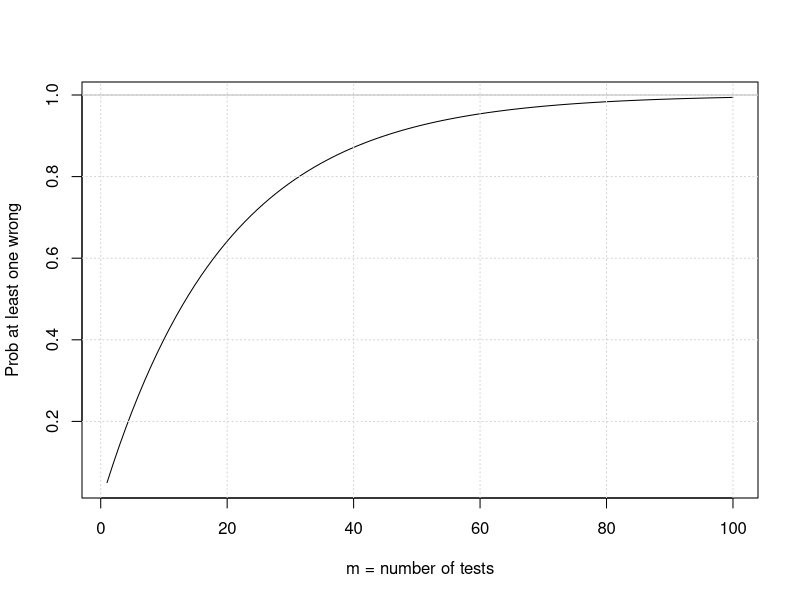

Recreate this plot in R. (Note: this script raises an error after producing the figure.)
## ---- chunk 1
library(tidyverse)
## ---- chunk 2

fastlm = function(xx,yy)
{
  ## compute betahat (regression coef) and pvalue with Ftest
  ## for now it does not take covariates

  df1 = 2
  df0 = 1
  ind = !is.na(xx) & !is.na(yy)
  xx = xx[ind]
  yy = yy[ind]
  n = sum(ind)
  xbar = mean(xx)
  ybar = mean(yy)
  xx = xx - xbar
  yy = yy - ybar

  SXX = sum( xx^2 )
  SYY = sum( yy^2 )
  SXY = sum( xx * yy )

  betahat = SXY / SXX

  RSS1 = sum( ( yy - xx * betahat )^2 )
  RSS0 = SYY

  fstat = ( ( RSS0 - RSS1 ) / ( df1 - df0 ) )  / ( RSS1 / ( n - df1 ) )
  pval = 1 - pf(fstat, df1 = ( df1 - df0 ), df2 = ( n - df1 ))
  res = list(betahat = betahat, pval = pval)

  return(res)
}

## pvalue vs uniform

qqunif = 
function(p,BH=T,CI=T,...)
{
  p=na.omit(p)
  nn = length(p)
  xx =  -log10((1:nn)/(nn+1))
  plot( xx,  -sort(log10(p)),
     xlab=expression(Expected~~-log[10](italic(p))),
        ylab=expression(Observed~~-log[10](italic(p))),
       cex.lab=1.4,mgp=c(2,1,0),
       ... )
  abline(0,1,col='gray')
  if(BH)
    {
      abline(-log10(0.05),1, col='red',lty=1)
      abline(-log10(0.10),1, col='orange',lty=2)
      abline(-log10(0.25),1, col='yellow',lty=3)
      legend('bottomright', c("FDR = 0.05","FDR = 0.10","FDR = 0.25"),
             col=c('red','orange','yellow'),lty=1:3, cex=1)
      abline(h=-log10(0.05/nn)) ## bonferroni
    }
  if(CI)
  {
    ## create the confidence intervals
    c95 <- rep(0,nn)
    c05 <- rep(0,nn)
    ## the jth order statistic from a
    ## uniform(0,1) sample
    ## has a beta(j,n-j+1) distribution
    ## (Casella & Berger, 2002,
    ## 2nd edition, pg 230, Duxbury)
    ## this portion was posted by anonymous on
    ## http://gettinggeneticsdone.blogspot.com/2009/11/qq-plots-of-p-values-in-r-using-ggplot2.html
    
    for(i in 1:nn)
    {
      c95[i] <- qbeta(0.95,i,nn-i+1)
      c05[i] <- qbeta(0.05,i,nn-i+1)
    }

    lines(xx,-log10(c95),col='gray')
    lines(xx,-log10(c05),col='gray')
  }
}

## ---- chunk 3

alpha = 0.05

Patleastonemistake = function(m) {1 - (1-alpha)^m}

curve(Patleastonemistake,from = 1, to=100, ylab="Prob at least one wrong", xlab="m = number of tests")
grid()
abline(h=1,col='gray')


## ---- chunk 4

nsnp = 1000000  
nsam = 1000
maf = 0.30

## to simplify, we use the same maf for all SNPs in the GWAS

simGWASnull = function(nsnp,nsam,maf)
{
  Xfather = matrix( rbinom(nsam * nsnp,1,maf), nsam, nsnp )
  Xmother = matrix( rbinom(nsam * nsnp,1,maf), nsam, nsnp )
  Xboth = Xfather+ Xmother

  Y = matrix( rnorm(nsam))
  return(list(Y=Y, Xmat=Xboth))
}

simu = simGWASnull(nsnp, nsam, maf)

## ---- chunk 5


pvec = rep(NA,nsnp)
bvec = rep(NA,nsnp)

for(ss in 1:nsnp)
{
  fit = fastlm(simu$X[,ss], simu$Y)
  pvec[ss] = fit$pval  
  bvec[ss] = fit$betahat
}


hist(pvec,xlab="p-value",main="Histogram of p-values under Null")

## ---- chunk 6

qqunif(pvec)

## ---- chunk 7

ind = which( pvec == min(pvec) )

boxplot(simu$Y ~ simu$X[,ind])

points(jitter(simu$X[,ind]), simu$Y, type="p")

## ---- chunk 8

ind = which(pvec < 0.01)

df = tibble(effect = c(bvec[ind],bvec), type = c(rep("signif",length(ind)),rep("all",length(bvec)) ) )

ggplot(df, aes(abs(effect), fill=type)) + geom_density(alpha = 0.6, color=NA) + theme_bw(base_size = 15) + ggtitle("Winner's curse")

